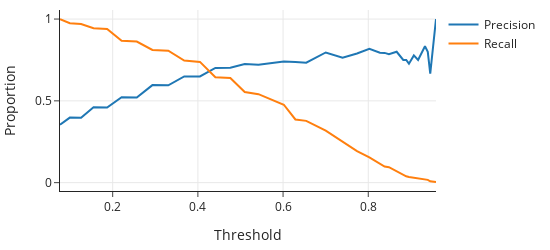

Write notebook code for a chart like this one.
### Markdown cell above
To see how precision and recall relate, we plot them both against the threshold $ \tau $:

### Code cell
fig = go.Figure(layout=dict(width=550, height=250))
fig.add_trace(go.Scatter(name="Precision", x=threshold, y=precision[:-1]))
fig.add_trace(go.Scatter(name="Recall", x=threshold, y=recall[:-1]))
fig.update_xaxes(title="Threshold")
fig.update_yaxes(title="Proportion")
fig
